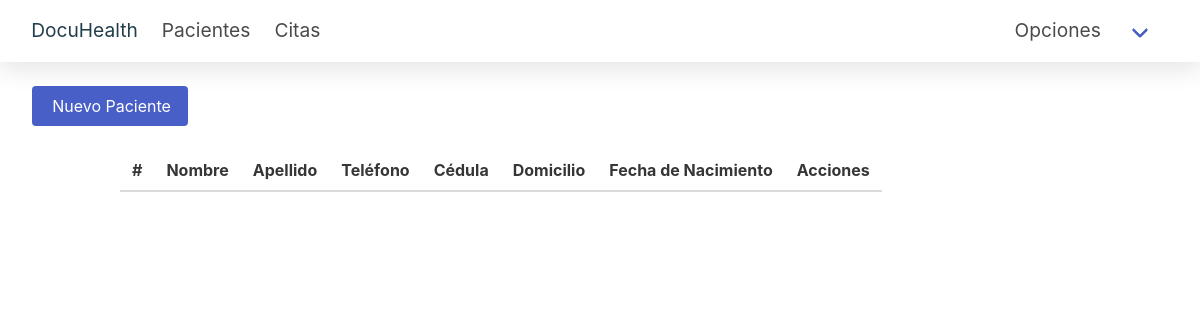
Before: /patient/ (signed in) with the older database file.
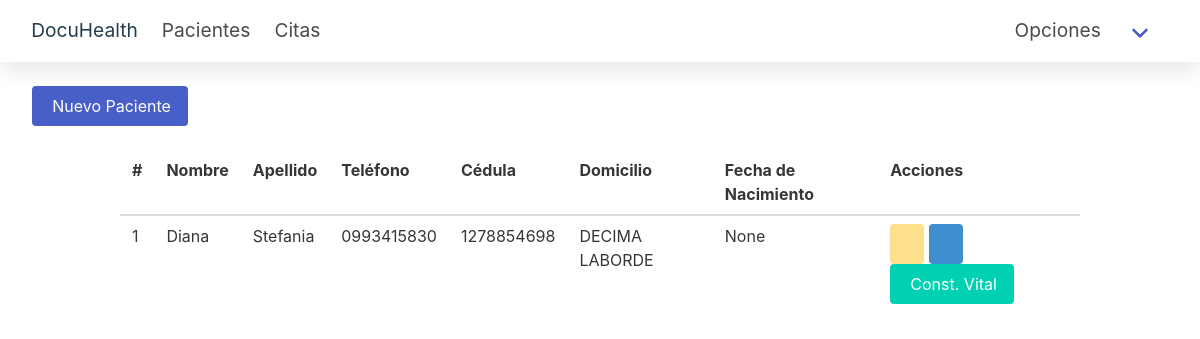
After: the same page with the newer database file.
### secondary/models.py (models this page shows, shortened)
class paciente(models.Model):
    id_persona = models.ForeignKey(persona,on_delete=models.CASCADE)
    domicilio = models.CharField(max_length=100)
    fecha_nacimiento = models.DateField(auto_now_add=False)
    numero_ficha = models.CharField(max_length=10)
    tipo_sangre = models.CharField(max_length=10)

### primary/models.py (models this page shows, shortened)
class persona(models.Model):
    dni = models.CharField(max_length=10)
    nombres = models.CharField(max_length=100)
    apellidos = models.CharField(max_length=100)
    correo = models.EmailField(max_length=100, unique=True)
    telefono = models.CharField(max_length=10)
    sexo = models.CharField(max_length=10)

### secondary/views.py (the view)
# urls.py: path('patient/', views.patient, name='patient'),
def patient(request):
    username = request.session.get('username', '')
    print(username)
    persona_doctor = persona.objects.get(correo=username)
    doctor_obj = doctor.objects.get(id_persona=persona_doctor)
    def obtener_lista_pacientes():
        relaciones_doctor_paciente = doctor_paciente.objects.filter(id_doctor=doctor_obj)
        lista_pacientes = []
        for relacion in relaciones_doctor_paciente:
            paciente_obj = paciente.objects.get(id=relacion.id_paciente_id)
            lista_pacientes.append(paciente_obj)
        return lista_pacientes
    if request.method == 'POST':
        dni = request.POST.get('dni')
        nombres = request.POST.get('name')
        apellidos = request.POST.get('lastname')
        correo = request.POST.get('email')
        telefono = request.POST.get('phone')
        sexo = request.POST.get('sex')
        domicilio = request.POST.get('address')
        fecha_nacimiento = request.POST.get('birthdate')
        tipo_sangre = request.POST.get('blood')
        persona_instancia = persona(correo=correo, dni=dni, nombres=nombres, apellidos=apellidos, telefono=telefono, sexo=sexo)
        persona_instancia.save()
        paciente_instancia = paciente(id_persona=persona_instancia, domicilio=domicilio, fecha_nacimiento=fecha_nacimiento, tipo_sangre=tipo_sangre)
        paciente_instancia.save()
        paciente_instancia.numero_ficha = str(paciente_instancia.id).zfill(5)
        paciente_instancia.save()
        paciente_instancia = doctor_paciente(id_doctor=doctor_obj, id_paciente=paciente_instancia)
        paciente_instancia.save()
        lista_pacientes = obtener_lista_pacientes()
        messages.success(request, '¡Registro exitoso!', extra_tags ='correcto')
        return render(request, 'patient.html', {'pacientes': lista_pacientes})
    else:
        lista_pacientes = obtener_lista_pacientes()
        return render(request, 'patient.html', {'pacientes': lista_pacientes})

### secondary/templates/patient.html (shortened to what this page needs)
{% extends "base.html" %} {% block title %}Pacientes{% endblock %}
{%block content %}
<section>
  <br />
  <div class="container is-fluid">
    <div class="buttons">
      <button class="button is-link modal-button" data-target="modal-patient">
        Nuevo Paciente
      </button>
    </div>
  </div>
  <section>
    <br />
    <div class="container is-max-widescreen">
      <table class="table">
        <thead>
          <tr>
            <th>#</th>
            <th>Nombre</th>
            <th>Apellido</th>
            <th>Teléfono</th>
            <th>Cédula</th>
            <th>Domicilio</th>
            <th>Fecha de Nacimiento</th>
            <th>Acciones</th>
          </tr>
        </thead>
        <tbody>
          {% for paciente in pacientes %}
          <tr>
            <td>{{ forloop.counter }}</td>
            <td>{{ paciente.id_persona.nombres }}</td>
            <td>{{ paciente.id_persona.apellidos }}</td>
            <td>{{ paciente.id_persona.telefono }}</td>
            <td>{{ paciente.id_persona.dni }}</td>
            <td>{{ paciente.domicilio }}</td>
            <td>{{ paciente.fecha_nacimiento }}</td>
            <td>
              <button class="button is-warning">
              </button>
              <button class="button is-info">
              </button>
              <button class="button is-primary modal-button btn-vital"
              data-id="{{ paciente.id }}"
              data-cedula="{{ paciente.id_persona.dni }}"
              data-target="modal-const-vital">
                Const. Vital
              </button>
            </td>
          </tr>
          {% endfor %}
        </tbody>
      </table>
    </div>
  </section>
</section>
{% endblock %}

Changed rows visible on the page:
added paciente: id_persona.nombres "Diana", id_persona.apellidos "Stefania", id_persona.telefono "0993415830", id_persona.dni "1278854698", domicilio "DECIMA LABORDE", fecha_nacimiento "None"
